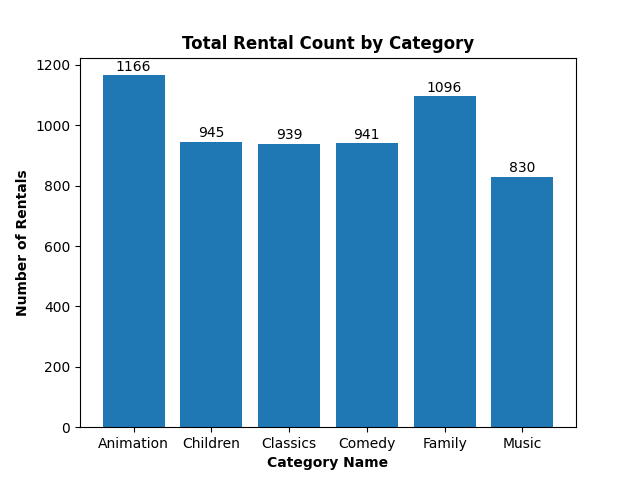

This chart was generated by the following Python code:
import pandas as pd
import matplotlib.pyplot as plt

# Read CSV file into a DataFrame
df = pd.read_csv("q_01.csv")

category_data = df.groupby('category_name')['rental_count'].sum()

# Create a line chart
plt.bar(category_data.index, category_data.values)

# Add labels and title
plt.xlabel("Category Name", fontsize=10, fontweight='bold')
plt.ylabel("Number of Rentals", fontsize=10, fontweight='bold')
plt.title("Total Rental Count by Category", fontsize=12, fontweight='bold')

# Add labels on top of the bars
for i, v in enumerate(category_data.values):
    plt.text(i, v + 5, str(v), ha='center', va='bottom')

# Show the chart
plt.show()
